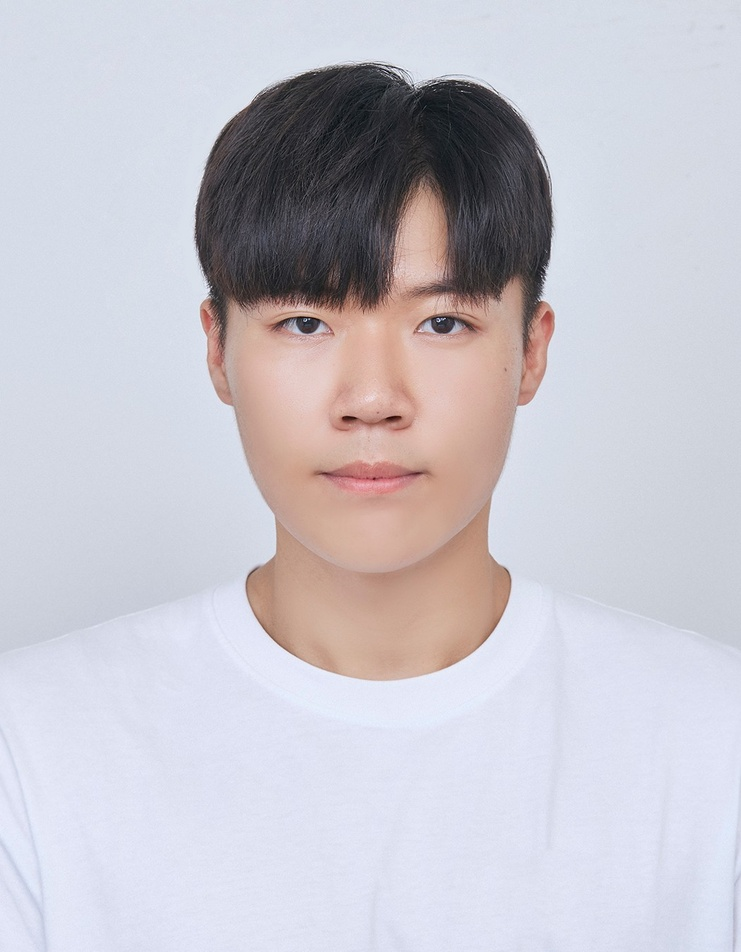
#> input picture Artificial_Intelligence-main/DeepResearch/yeongmin.jpeg, 741 x 952 px, shrunk from 1050 x 1350 before the run
$ jupyter execute GAN_Attack.ipynb
#> lines starting #> are read from the running program, lines starting #| are printed output that depends on the picture
[cell 1]
import numpy as np
import cv2
import matplotlib.pyplot as plt

[cell 2]
import numpy as np
import cv2
import matplotlib.pyplot as plt

def add_fixed_frequency_noise(image, magnitude):
    # Fourier 변환 수행
    dft = cv2.dft(np.float32(image), flags=cv2.DFT_COMPLEX_OUTPUT)
    dft_shift = np.fft.fftshift(dft)

    # 고주파 성분에 노이즈 추가
    rows, cols = image.shape
    crow, ccol = rows // 2, cols // 2
    mask = np.ones((rows, cols, 2), np.float32)
    mask[crow-30:crow+30, ccol-30:ccol+30] = 0  # 고주파 성분을 제외한 나머지 성분을 제거
    f_shift = dft_shift * mask

    # 노이즈 삽입
    noise = magnitude * np.random.normal(size=f_shift.shape)
    f_shift += noise

    # 역 Fourier 변환 수행
    f_ishift = np.fft.ifftshift(f_shift)
    img_back = cv2.idft(f_ishift)
    img_back = cv2.magnitude(img_back[:,:,0], img_back[:,:,1])

    # img_back을 uint8로 변환
    img_back = cv2.normalize(img_back, None, 0, 255, cv2.NORM_MINMAX)
    img_back = np.uint8(img_back)

    # 원래 이미지와 노이즈가 추가된 이미지를 결합
    combined_image = cv2.addWeighted(image, 0.5, img_back, 0.5, 0)

    return combined_image

# 이미지 로드
image = cv2.imread('yeongmin.jpeg', cv2.IMREAD_GRAYSCALE)
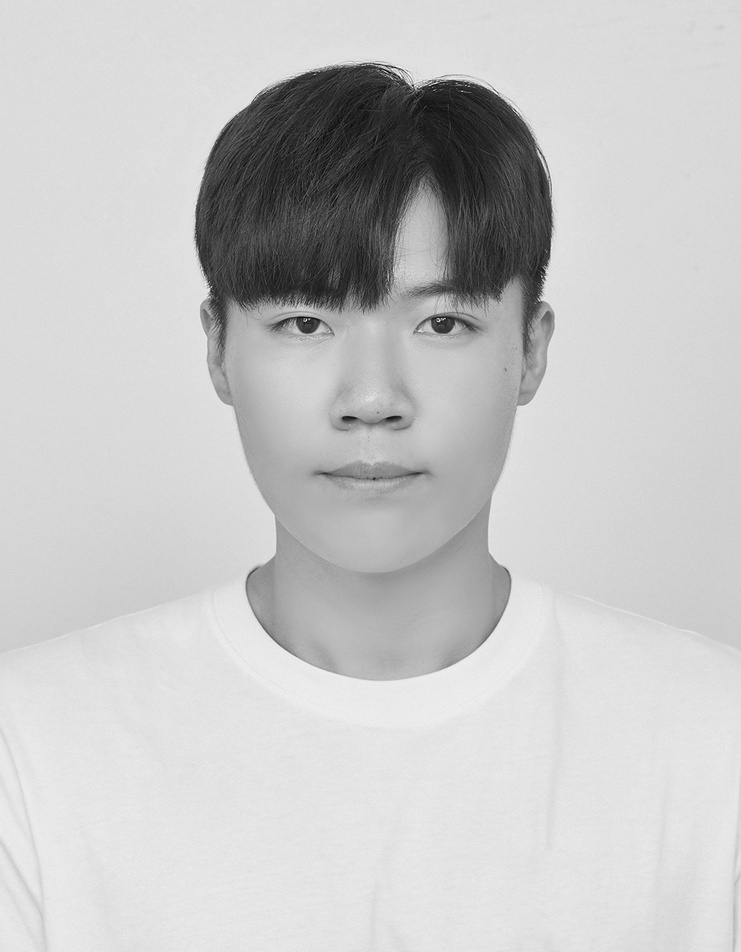
#> image: shape (952, 741); min 2, max 255, mean 198.4

# 고정 강도의 노이즈 추가
magnitude = 0  # 노이즈 강도 조절
noisy_image = add_fixed_frequency_noise(image, magnitude)
#> in add_fixed_frequency_noise, `combined_image = cv2.addWeighted(image, 0.5, img_back, 0.5, 0)`:
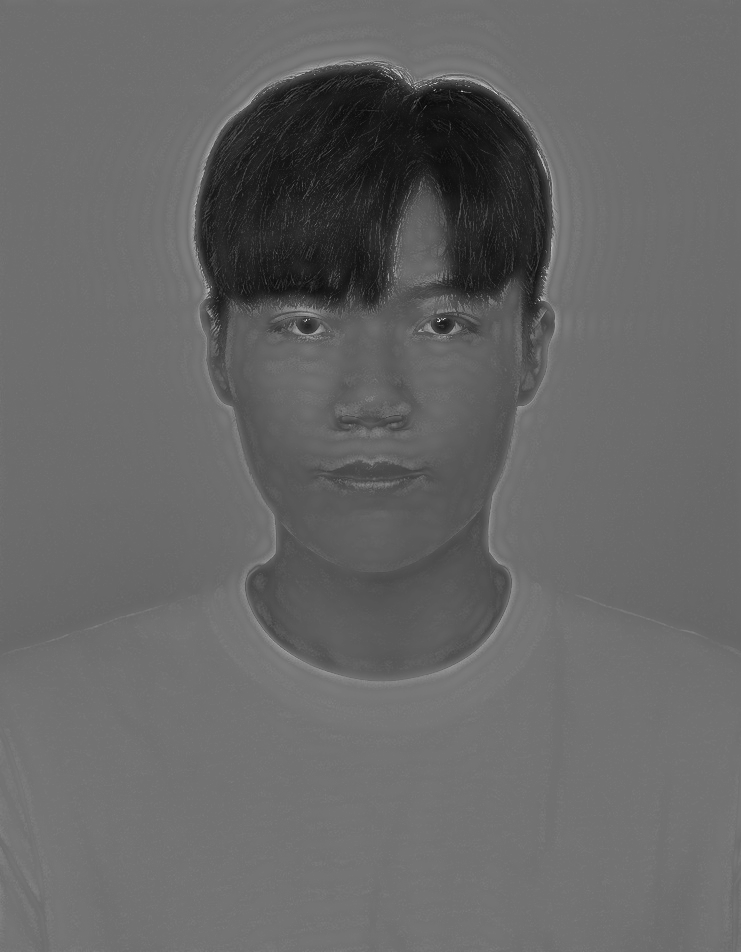
#> combined_image: shape (952, 741); min 11, max 238, mean 102.1

# 원본 이미지와 노이즈가 추가된 이미지 비교
plt.figure(figsize=(10, 5))

plt.subplot(1, 2, 1)
plt.title('Original Image')
plt.imshow(image, cmap='gray')
plt.axis('off')

plt.subplot(1, 2, 2)
plt.title('Noisy Image')
plt.imshow(noisy_image, cmap='gray')
plt.axis('off')

plt.show()

[cell 3]
def add_minimal_frequency_noise(image, magnitude):
    # Fourier 변환 수행
    dft = cv2.dft(np.float32(image), flags=cv2.DFT_COMPLEX_OUTPUT)
    dft_shift = np.fft.fftshift(dft)

    # 최소한의 고주파 성분에 노이즈 추가
    rows, cols = image.shape
    crow, ccol = rows // 2, cols // 2
    mask = np.ones((rows, cols, 2), np.float32)
    mask[crow-15:crow+15, ccol-15:ccol+15] = 0  # 아주 작은 고주파 성분에만 노이즈 추가
    f_shift = dft_shift * mask

    # 노이즈 삽입 (노이즈가 거의 없도록 조절)
    noise = magnitude * np.random.normal(size=f_shift.shape)
    f_shift += noise

    # 역 Fourier 변환 수행
    f_ishift = np.fft.ifftshift(f_shift)
    img_back = cv2.idft(f_ishift)
    img_back = cv2.magnitude(img_back[:,:,0], img_back[:,:,1])

    # 원본 이미지로의 복귀
    img_back = cv2.normalize(img_back, None, 0, 255, cv2.NORM_MINMAX)
    img_back = np.uint8(img_back)

    # 원래 이미지와 노이즈가 추가된 이미지를 결합
    combined_image = cv2.addWeighted(image, 0.95, img_back, 0.05, 0)  # 노이즈의 영향을 최소화

    return combined_image

# 고정 강도의 노이즈 추가 (노이즈를 거의 제거)
magnitude = 0.1  # 매우 작은 노이즈 적용
noisy_image = add_minimal_frequency_noise(image, magnitude)
#> in add_minimal_frequency_noise, `img_back = cv2.magnitude(img_back[:,:,0], img_back[:,:,1])`:
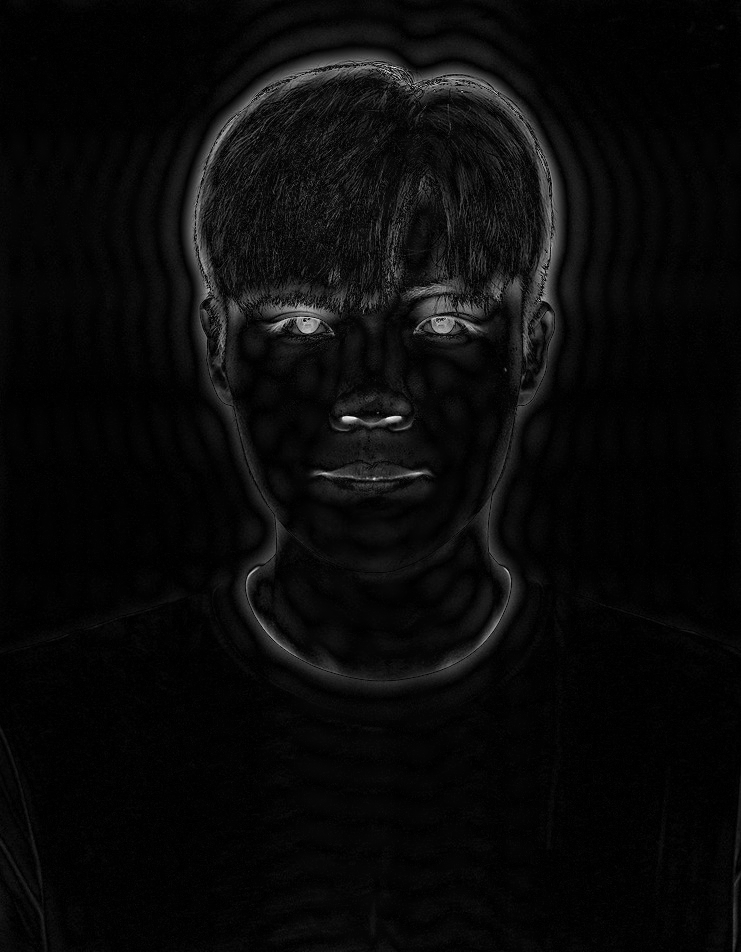
#> img_back: shape (952, 741) float32; min 677.8, max 100875664, mean 4096266; drawn with min black and max white

# 원본 이미지와 노이즈가 추가된 이미지 비교
plt.figure(figsize=(10, 5))

plt.subplot(1, 2, 1)
plt.title('Original Image')
plt.imshow(image, cmap='gray')
plt.axis('off')

plt.subplot(1, 2, 2)
plt.title('Noisy Image')
plt.imshow(noisy_image, cmap='gray')
plt.axis('off')

plt.show()

[cell 4]
def add_minimal_frequency_noise_color(image, magnitude):
    # 이미지를 BGR 채널로 분리
    b, g, r = cv2.split(image)

    # 각각의 채널에 대해 노이즈를 추가한 후, 다시 결합
    b_noisy = add_minimal_frequency_noise(b, magnitude)
    g_noisy = add_minimal_frequency_noise(g, magnitude)
    r_noisy = add_minimal_frequency_noise(r, magnitude)

    # BGR 채널을 다시 결합하여 컬러 이미지로 만듦
    noisy_image = cv2.merge([b_noisy, g_noisy, r_noisy])

    return noisy_image

def add_minimal_frequency_noise(channel, magnitude):
    # Fourier 변환 수행
    dft = cv2.dft(np.float32(channel), flags=cv2.DFT_COMPLEX_OUTPUT)
    dft_shift = np.fft.fftshift(dft)

    # 최소한의 고주파 성분에 노이즈 추가
    rows, cols = channel.shape
    crow, ccol = rows // 2, cols // 2
    mask = np.ones((rows, cols, 2), np.float32)
    mask[crow-15:crow+15, ccol-15:ccol+15] = 0  # 아주 작은 고주파 성분에만 노이즈 추가
    f_shift = dft_shift * mask

    # 노이즈 삽입 (노이즈가 거의 없도록 조절)
    noise = magnitude * np.random.normal(size=f_shift.shape)
    f_shift += noise

    # 역 Fourier 변환 수행
    f_ishift = np.fft.ifftshift(f_shift)
    img_back = cv2.idft(f_ishift)
    img_back = cv2.magnitude(img_back[:,:,0], img_back[:,:,1])

    # 원본 이미지로의 복귀
    img_back = cv2.normalize(img_back, None, 0, 255, cv2.NORM_MINMAX)
    img_back = np.uint8(img_back)

    # 원래 채널과 노이즈가 추가된 이미지를 결합
    combined_channel = cv2.addWeighted(channel, 0.95, img_back, 0.05, 0)  # 노이즈의 영향을 최소화

    return combined_channel

# 이미지 로드 (컬러 이미지)
image = cv2.imread('yeongmin.jpeg')
#> image is the input picture: shape (952, 741, 3); mean B, G, R 204.8, 196.5, 199.2

# 고정 강도의 노이즈 추가 (노이즈를 거의 제거)
magnitude = 0.1  # 매우 작은 노이즈 적용
noisy_image = add_minimal_frequency_noise_color(image, magnitude)
#> in add_minimal_frequency_noise_color, `b, g, r = cv2.split(image)`:
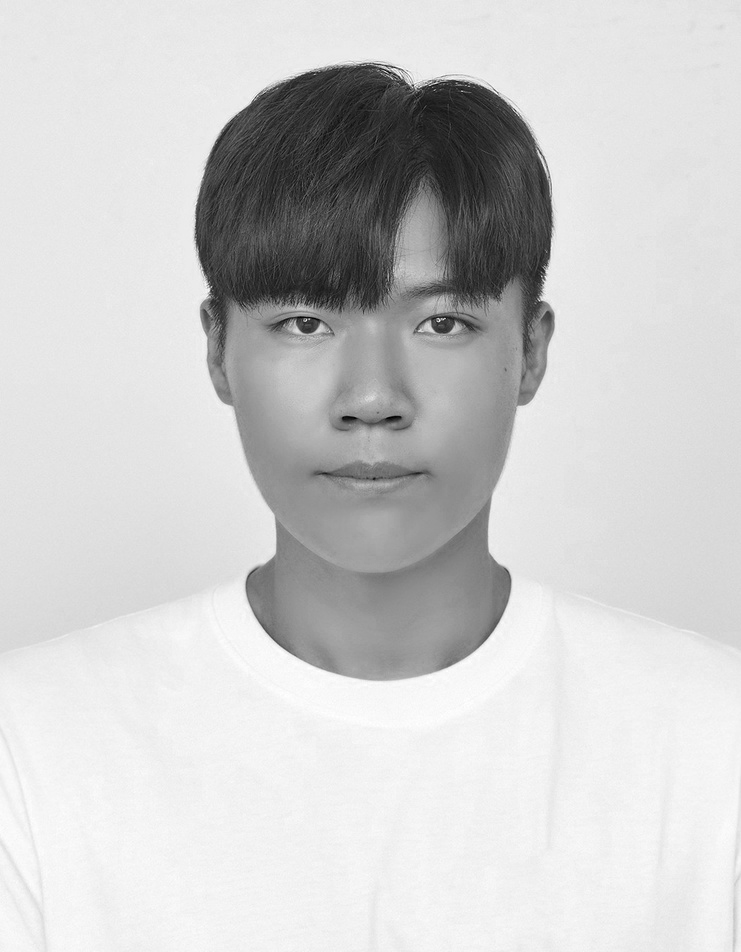
#> b: shape (952, 741); min 0, max 255, mean 204.8
#> in add_minimal_frequency_noise_color, `b, g, r = cv2.split(image)`:
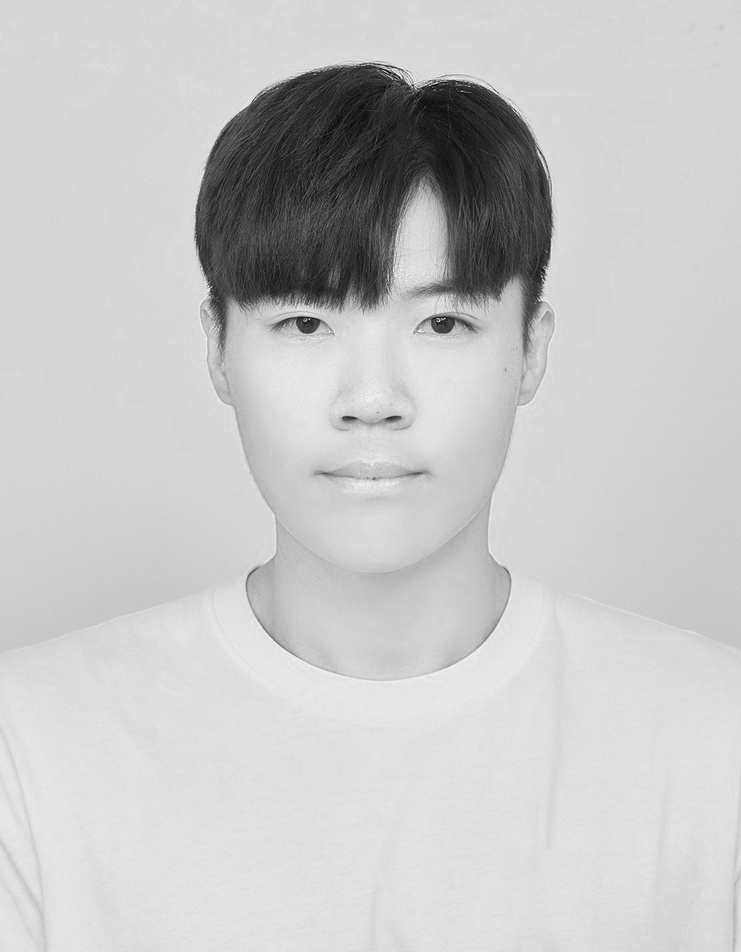
#> r: shape (952, 741); min 2, max 255, mean 199.2

# 노이즈가 추가된 이미지를 파일로 저장
cv2.imwrite('noised.jpg', noisy_image)

# 원본 이미지와 노이즈가 추가된 이미지 비교
plt.figure(figsize=(10, 5))

plt.subplot(1, 2, 1)
plt.title('Original Image')
plt.imshow(cv2.cvtColor(image, cv2.COLOR_BGR2RGB))
plt.axis('off')

plt.subplot(1, 2, 2)
plt.title('Noisy Image')
plt.imshow(cv2.cvtColor(noisy_image, cv2.COLOR_BGR2RGB))
plt.axis('off')

plt.show()
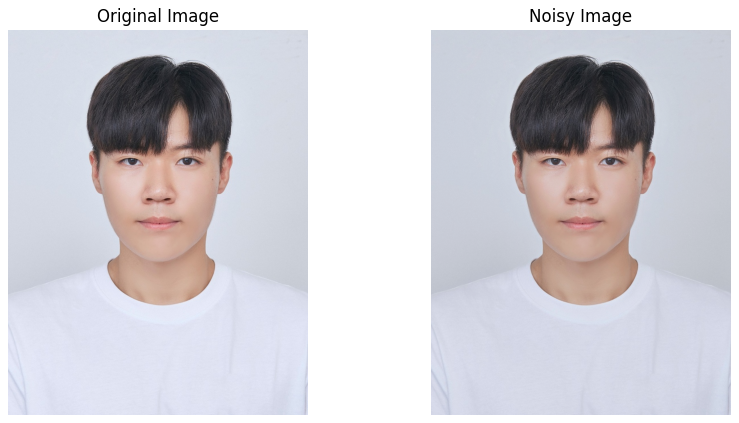
#> figure drawn by matplotlib, 2 panels

[cell 5]
import numpy as np
import cv2
import matplotlib.pyplot as plt

def add_minimal_frequency_noise_color(image, magnitude):
    # 이미지를 BGR 채널로 분리
    b, g, r = cv2.split(image)

    # 각각의 채널에 대해 노이즈를 추가한 후, 다시 결합
    b_noisy = add_minimal_frequency_noise(b, magnitude)
    g_noisy = add_minimal_frequency_noise(g, magnitude)
    r_noisy = add_minimal_frequency_noise(r, magnitude)

    # BGR 채널을 다시 결합하여 컬러 이미지로 만듦
    noisy_image = cv2.merge([b_noisy, g_noisy, r_noisy])

    return noisy_image

def add_minimal_frequency_noise(channel, magnitude):
    # Fourier 변환 수행
    dft = cv2.dft(np.float32(channel), flags=cv2.DFT_COMPLEX_OUTPUT)
    dft_shift = np.fft.fftshift(dft)

    # 최소한의 고주파 성분에 노이즈 추가
    rows, cols = channel.shape
    crow, ccol = rows // 2, cols // 2
    mask = np.ones((rows, cols, 2), np.float32)
    mask[crow-15:crow+15, ccol-15:ccol+15] = 0  # 아주 작은 고주파 성분에만 노이즈 추가
    f_shift = dft_shift * mask

    # 노이즈 삽입 (노이즈가 거의 없도록 조절)
    noise = magnitude * np.random.normal(size=f_shift.shape)
    f_shift += noise

    # 역 Fourier 변환 수행
    f_ishift = np.fft.ifftshift(f_shift)
    img_back = cv2.idft(f_ishift)
    img_back = cv2.magnitude(img_back[:,:,0], img_back[:,:,1])

    # 원본 이미지로의 복귀
    img_back = cv2.normalize(img_back, None, 0, 255, cv2.NORM_MINMAX)
    img_back = np.uint8(img_back)

    # 원래 채널과 노이즈가 추가된 이미지를 결합 (노이즈 비중을 더 줄임)
    combined_channel = cv2.addWeighted(channel, 0.98, img_back, 0.02, 0)  # 노이즈의 비중을 더 줄여 밝기 유지

    return combined_channel

# 이미지 로드 (컬러 이미지)
image = cv2.imread('yeongmin.jpeg')

# 고정 강도의 노이즈 추가 (노이즈를 거의 제거)
magnitude = 20 # 매우 작은 노이즈 적용
noisy_image = add_minimal_frequency_noise_color(image, magnitude)

# 노이즈가 추가된 이미지를 파일로 저장
cv2.imwrite('noised.jpg', noisy_image)

# 원본 이미지와 노이즈가 추가된 이미지 비교
plt.figure(figsize=(10, 5))

plt.subplot(1, 2, 1)
plt.title('Original Image')
plt.imshow(cv2.cvtColor(image, cv2.COLOR_BGR2RGB))
plt.axis('off')

plt.subplot(1, 2, 2)
plt.title('Noisy Image')
plt.imshow(cv2.cvtColor(noisy_image, cv2.COLOR_BGR2RGB))
plt.axis('off')

plt.show()

[cell 6]
def add_minimal_frequency_noise(channel, magnitude):
    # Fourier 변환 수행
    dft = cv2.dft(np.float32(channel), flags=cv2.DFT_COMPLEX_OUTPUT)
    dft_shift = np.fft.fftshift(dft)

    # 최소한의 고주파 성분에 노이즈 추가
    rows, cols = channel.shape
    crow, ccol = rows // 2, cols // 2
    mask = np.ones((rows, cols, 2), np.float32)
    mask[crow-15:crow+15, ccol-15:ccol+15] = 0  # 아주 작은 고주파 성분에만 노이즈 추가
    f_shift = dft_shift * mask

    # 노이즈 삽입 (노이즈가 거의 없도록 조절)
    noise = magnitude * np.random.normal(size=f_shift.shape)
    f_shift += noise

    # 역 Fourier 변환 수행
    f_ishift = np.fft.ifftshift(f_shift)
    img_back = cv2.idft(f_ishift)
    img_back = cv2.magnitude(img_back[:,:,0], img_back[:,:,1])

    # 원본 이미지로의 복귀
    img_back = cv2.normalize(img_back, None, 0, 255, cv2.NORM_MINMAX)
    img_back = np.uint8(img_back)

    # 원래 채널과 노이즈가 추가된 이미지 간의 차이 계산
    noise_only = cv2.absdiff(channel, img_back)

    return noise_only

def visualize_noise(image, magnitude):
    # 이미지를 BGR 채널로 분리
    b, g, r = cv2.split(image)

    # 각각의 채널에 대해 노이즈를 추가한 후, 노이즈만 추출
    b_noise = add_minimal_frequency_noise(b, magnitude)
    g_noise = add_minimal_frequency_noise(g, magnitude)
    r_noise = add_minimal_frequency_noise(r, magnitude)

    # BGR 채널을 다시 결합하여 노이즈만 추출된 컬러 이미지로 만듦
    noise_image = cv2.merge([b_noise, g_noise, r_noise])

    return noise_image

# 이미지 로드 (컬러 이미지)
image = cv2.imread('yeongmin.jpeg')

# 고정 강도의 노이즈 추가 (노이즈를 거의 제거)
magnitude = 20  # 매우 작은 노이즈 적용
noise_image = visualize_noise(image, magnitude)
#> in add_minimal_frequency_noise, `noise_only = cv2.absdiff(channel, img_back)`:
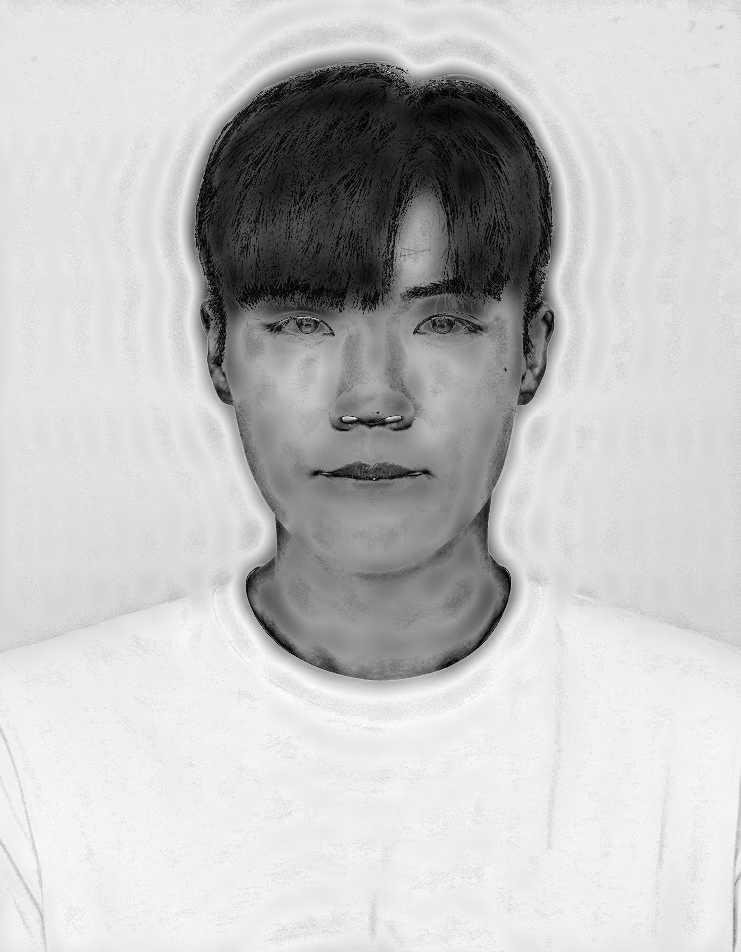
#> noise_only: shape (952, 741); min 0, max 252, mean 194.7

# 원본 이미지와 노이즈만 추출한 이미지 비교
plt.figure(figsize=(10, 5))

plt.subplot(1, 2, 1)
plt.title('Original Image')
plt.imshow(cv2.cvtColor(image, cv2.COLOR_BGR2RGB))
plt.axis('off')

plt.subplot(1, 2, 2)
plt.title('Noise Only')
plt.imshow(cv2.cvtColor(noise_image, cv2.COLOR_BGR2RGB))
plt.axis('off')

plt.show()

[cell 7]
def add_minimal_frequency_noise(channel, magnitude):
    # Fourier 변환 수행
    dft = cv2.dft(np.float32(channel), flags=cv2.DFT_COMPLEX_OUTPUT)
    dft_shift = np.fft.fftshift(dft)

    # 최소한의 고주파 성분에 노이즈 추가
    rows, cols = channel.shape
    crow, ccol = rows // 2, cols // 2
    mask = np.ones((rows, cols, 2), np.float32)
    mask[crow-15:crow+15, ccol-15:ccol+15] = 0  # 아주 작은 고주파 성분에만 노이즈 추가
    f_shift = dft_shift * mask

    # 노이즈 삽입 (노이즈가 거의 없도록 조절)
    noise = magnitude * np.random.normal(size=f_shift.shape)
    f_shift += noise

    # 역 Fourier 변환 수행
    f_ishift = np.fft.ifftshift(f_shift)
    img_back = cv2.idft(f_ishift)
    img_back = cv2.magnitude(img_back[:,:,0], img_back[:,:,1])

    # 원본 이미지로의 복귀
    img_back = cv2.normalize(img_back, None, 0, 255, cv2.NORM_MINMAX)
    img_back = np.uint8(img_back)

    # 원래 채널과 노이즈가 추가된 이미지 간의 차이 계산
    noise_only = cv2.absdiff(channel, img_back)

    return noise_only

def visualize_noise(image, magnitude):
    # 이미지를 BGR 채널로 분리
    b, g, r = cv2.split(image)

    # 각각의 채널에 대해 노이즈를 추가한 후, 노이즈만 추출
    b_noise = add_minimal_frequency_noise(b, magnitude)
    g_noise = add_minimal_frequency_noise(g, magnitude)
    r_noise = add_minimal_frequency_noise(r, magnitude)

    # BGR 채널을 다시 결합하여 노이즈만 추출된 컬러 이미지로 만듦
    noise_image = cv2.merge([b_noise, g_noise, r_noise])

    return noise_image

# 고정 강도의 노이즈 추가 (노이즈를 거의 제거)
magnitude = 0.1  # 매우 작은 노이즈 적용
noise_image = visualize_noise(image, magnitude)

# 노이즈만 추출한 이미지를 grayscale로 변환하여 feature map처럼 보이게 만듦
noise_feature_map = cv2.cvtColor(noise_image, cv2.COLOR_BGR2GRAY)

# 원본 이미지와 노이즈 맵 비교 시각화
plt.figure(figsize=(10, 5))

plt.subplot(1, 2, 1)
plt.title('Original Image')
plt.imshow(cv2.cvtColor(image, cv2.COLOR_BGR2RGB))
plt.axis('off')

plt.subplot(1, 2, 2)
plt.title('Noise Feature Map')
plt.imshow(noise_feature_map, cmap='hot')  # feature map처럼 보기 위해 'hot' 컬러맵 사용
plt.axis('off')

plt.show()
